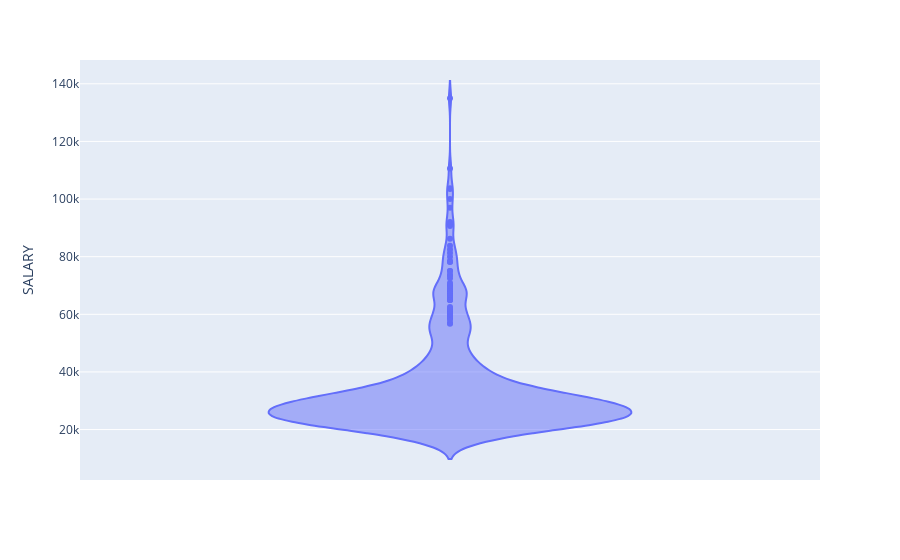

Notebook code for this chart:
### Code cell
fig = plx.violin(df, y="SALARY")
fig.show()

### Figure 1 — Plotly figure (JSON) as saved in the notebook; plotly's stock layout.template omitted (floating-point values rounded to 4 significant figures; data arrays with more than 128 entries replaced by an {"elided": "..."} marker saying what was removed)
{"data": [{"alignmentgroup": "True", "box": {"visible": false}, "hovertemplate": "SALARY=%{y}<extra></extra>", "legendgroup": "", "marker": {"color": "#636efa"}, "name": "", "offsetgroup": "", "orientation": "v", "scalegroup": "True", "showlegend": false, "type": "violin", "x0": " ", "xaxis": "x", "y": {"elided": "474 int values"}, "y0": " ", "yaxis": "y"}], "layout": {"legend": {"tracegroupgap": 0}, "margin": {"t": 60}, "violinmode": "group", "xaxis": {"anchor": "y", "domain": [0, 1]}, "yaxis": {"anchor": "x", "domain": [0, 1], "title": {"text": "SALARY"}}}}
